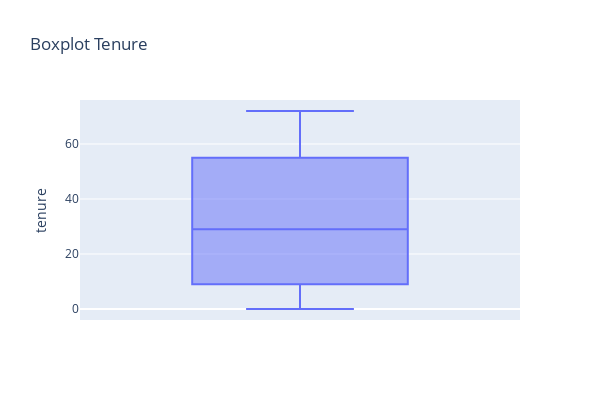

The code cell stored with this chart in its notebook:
### Code cell
fig = px.box(df,y ='Tenure',height=400, width = 600, title = "Boxplot Tenure")
fig.show()

### Figure 1 — Plotly figure (JSON) as saved in the notebook; plotly's stock layout.template omitted (floating-point values rounded to 4 significant figures; data arrays with more than 128 entries replaced by an {"elided": "..."} marker saying what was removed)
{"data": [{"alignmentgroup": "True", "hovertemplate": "tenure=%{y}<extra></extra>", "legendgroup": "", "marker": {"color": "#636efa"}, "name": "", "notched": false, "offsetgroup": "", "orientation": "v", "showlegend": false, "type": "box", "x0": " ", "xaxis": "x", "y": {"elided": "7043 int values"}, "y0": " ", "yaxis": "y"}], "layout": {"boxmode": "group", "height": 400, "legend": {"tracegroupgap": 0}, "title": {"text": "Boxplot Tenure"}, "width": 600, "xaxis": {"anchor": "y", "domain": [0, 1]}, "yaxis": {"anchor": "x", "domain": [0, 1], "title": {"text": "tenure"}}}}
